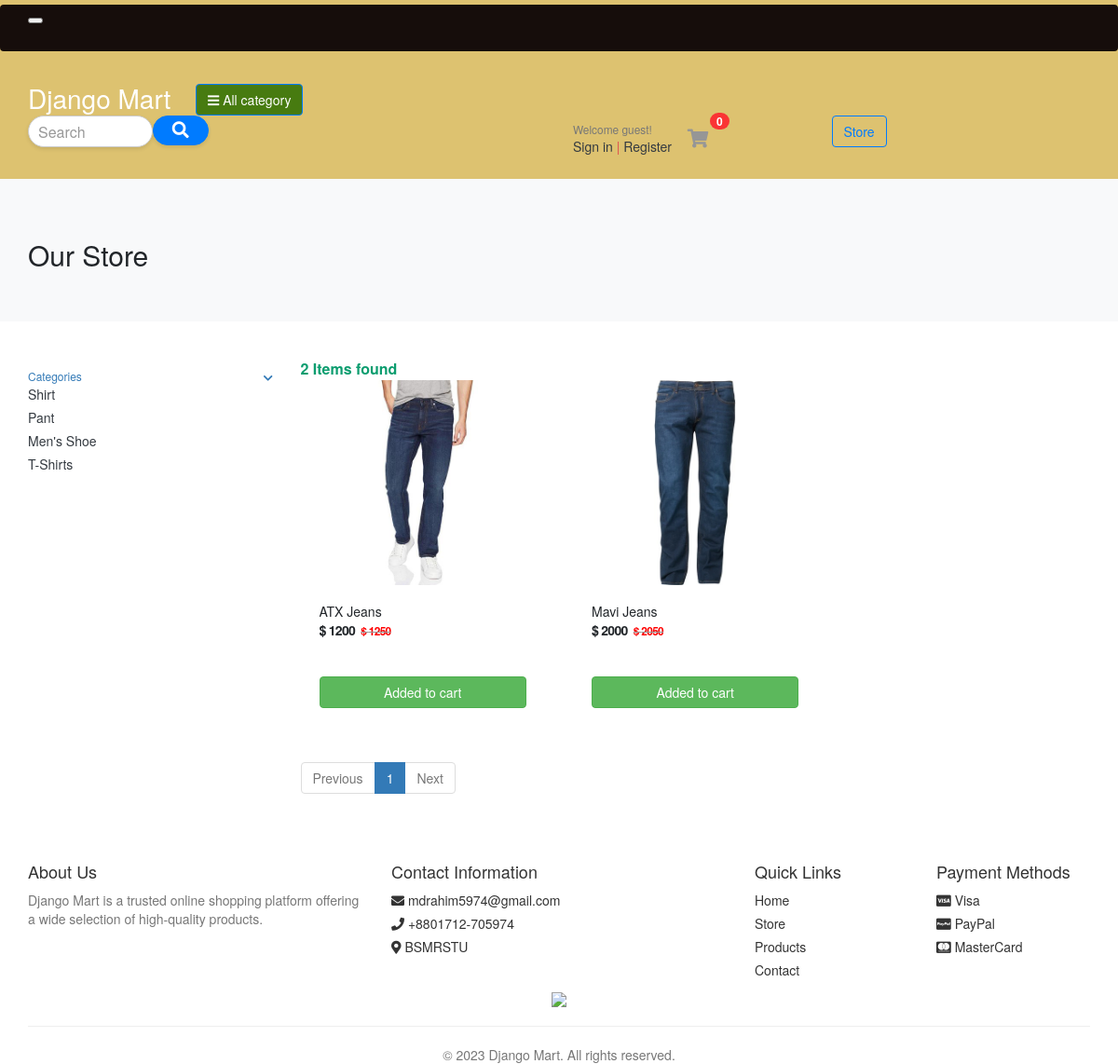
The page /store/category/pant/ on the database its author committed.
### category/models.py (models this page shows, shortened)
class Category(models.Model):
    category_name = models.CharField(max_length=100, unique=True)
    slug = models.SlugField(max_length=100, unique=True)
    description = models.TextField(max_length=255, blank=True)
    cat_image = models.ImageField(upload_to='photos/categories', blank=True)

### store/models.py (models this page shows, shortened)
class Product(models.Model):
    product_name = models.CharField(max_length=100, unique=True)
    slug = models.SlugField(max_length=100, unique=True)
    description = models.TextField(max_length=255, blank=True)
    price = models.IntegerField()
    image = models.ImageField(upload_to='photos/products')
    stock = models.IntegerField()
    is_available= models.BooleanField(default=True)
    category = models.ForeignKey(Category, on_delete=models.CASCADE)
    created_date = models.DateTimeField(auto_now_add=True)
    modified_date = models.DateTimeField(auto_now=True)

### store/views.py (the view, shortened to what this page needs)
# urls.py: path('', views.stores, name='store'),
def stores(request, category_slug=None):
    if category_slug:
        category = get_object_or_404(Category, slug=category_slug)
        products = Product.objects.filter(is_available=True, category=category)
        page = request.GET.get('page')
        paginator = Paginator(products, 3)
        paged_products = paginator.get_page(page)
    categories = Category.objects.all()
    context = {'products': paged_products, 'categories': categories}
    return render(request, 'store/store.html', context)

### store/templates/store/store.html
{% extends 'base.html' %}
{% block body%}
<section class="section-pagetop bg">
	<div class="container">
		<h2 class="title-page">Our Store</h2>
	</div>
</section>
<section class="section-content padding-y">
	<div class="container">
		<div class="row">
			<aside class="col-md-3">
				<div class="card">
					<article class="filter-group">
						<header class="card-header">
							<a href="#" data-toggle="collapse" data-target="#collapse_1" aria-expanded="true" class="">
								<i class="icon-control fa fa-chevron-down"></i>
								<h6 class="title">Categories</h6>
							</a>
						</header>
						<div class="filter-content collapse show" id="collapse_1">
							<div class=" card-body">
								<ul class="list-menu">
									{% for item in categories %}
									<li><a href="{% url 'products_by_category' item.slug %}">{{item.category_name}} </a>
									</li>
									{% endfor %}
								</ul>
							</div>
						</div>
					</article>
				</div>
			</aside>
			<main class="col-md-9">
				<header class="border-bottom mb-4 pb-3">
					<div class="form-inline">
						<span class="mr-md-auto" style="font-size: 16px; color: #0c9d6f; font-weight: bold;">
							{{products | length}} Items found </span>
					</div>
				</header>
				<div class="row">
					{% for item in products %}
					<div class="col-md-4">
						<figure class="card card-product-grid">
							<div class="img-wrap">
								<img src="{{item.image.url}}">
							</div>
							<figcaption class="info-wrap">
								<div class="fix-height">
									<a href="{% url 'product_detail' item.category.slug item.slug %}" class="title">{{item.product_name}}</a>
									<div class="price-wrap mt-2">
										<span class="price">$ {{item.price}}</span>
										<del class="price-old"><span style="color: red;font-weight: bold;">$
												{{item.price|add:50}}</span></del>
									</div>
								</div>
								<a href="#" class="btn btn-block btn-success">Added to cart </a>
							</figcaption>
						</figure>
					</div>
					{% endfor %}
				</div>
				<nav class="mt-4" aria-label="Page navigation sample">
					<ul class="pagination">
						{% if products.has_previous %}
						<li class="page-item"><a class="page-link" href="?page={{products.previous_page_number}}">Previous</a>
						</li>
						{% else %}
						<li class="page-item disabled"><a class="page-link">Previous</a></li>
						{% endif %}
						{% for i in products.paginator.page_range %}
						<li class="page-item active"><a class="page-link" href="?page={{i}}">{{i}}</a></li>
						{% endfor %}
						{% if products.has_next %}
						<li class="page-item"><a class="page-link" href="?page={{products.next_page_number}}">Next</a>
						</li>
						{% else %}
						<li class="page-item disabled"><a class="page-link">Next</a></li>
						{% endif %}
					</ul>
				</nav>
			</main>
		</div>
	</div>
</section>
{% endblock %}

### static/css/ui.css (style rules this page uses)
html { font-family: "Inter", sans-serif; font-size: 15px; }
.img-wrap { text-align: center; display: block; }
.img-wrap img { max-width: 100%; }
.price-wrap { letter-spacing: -0.7px; }
.padding-y { padding-top: 40px; padding-bottom: 40px; }
figure { margin-bottom: 0; }
article:after, .form-group:after { display: block; clear: both; content: ""; }
.bg { background-color: #f8f9fa; }
.title-page { color: #212529; }
[class*=list-] li:after { visibility: hidden; display: block; content: ""; overflow: hidden; height: 0; clear: both; }
.list-menu { list-style: none; margin: 0; padding-left: 0; }
.list-menu li { margin-bottom: 5px; }
.list-menu a { color: #343a40; }
[class*=card-product] a.title { color: #212529; display: block; }
[class*=card-product] .img-wrap { overflow: hidden; position: relative; }
[class*=card-product] .img-wrap img { height: 100%; max-width: 100%; width: auto; display: inline-block; -o-object-fit: cover; object-fit: cover; }
.card-product-grid { margin-bottom: 20px; }
.card-product-grid .img-wrap { border-radius: 0.2rem 0.2rem 0 0; height: 220px; }
.card-product-grid .info-wrap { overflow: hidden; padding: 18px 20px; }
.card-product-grid .fix-height { height: 80px; overflow: hidden; }
.card .img-wrap { overflow: hidden; }
.price { font-weight: 600; color: #212529; }
.price-old { color: #969696; margin-left: 3px; font-size: 85%; }
.icon-control { margin-top: 5px; float: right; font-size: 80%; }
.card-header .title { margin-bottom: 0; line-height: 1.5; }
.filter-group { border-bottom: 1px solid #e4e4e4; }
.filter-group .card-header { border-bottom: 0; }
.filter-group:last-child { border-bottom: 0; }
.section-pagetop { padding: 45px 0; }

### rows shown on the page
Category: category_name "Shirt"
Category: category_name "Pant"
Category: category_name "Men's Shoe"
Category: category_name "T-Shirts"
Product: image (picture), product_name "ATX Jeans", price "1200", price|add "1250"
Product: image (picture), product_name "Mavi Jeans", price "2000", price|add "2050"

### other values the page prints
{{ products | length }} "2"
{{ i }} "1"
